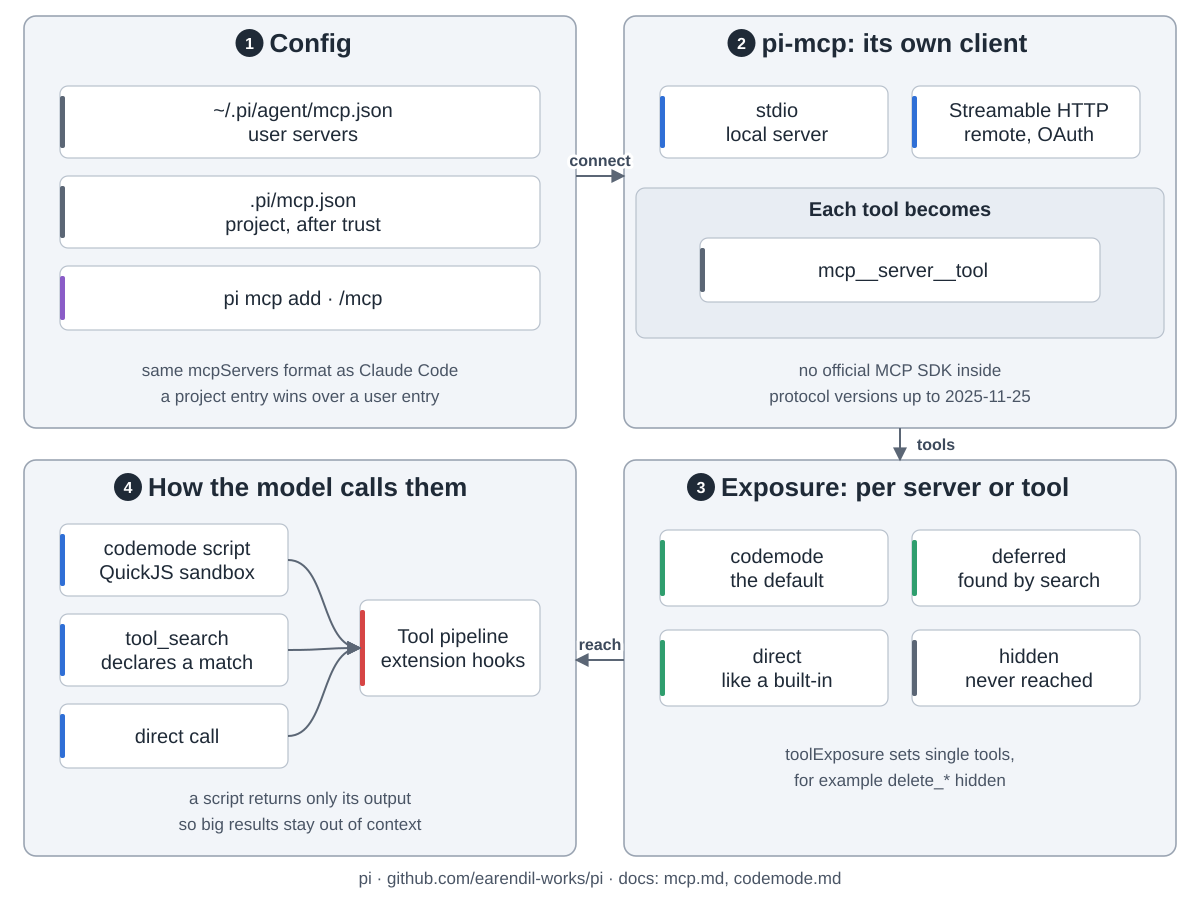

Source code (Python):
"""Pi and MCP: config, its own client, exposure, and how the model reaches MCP tools.  Drawn from the
pi repo (https://github.com/earendil-works/pi, packages/coding-agent/docs/mcp.md, codemode.md, cli.md,
packages/mcp/README.md and src/protocol/types.ts, commit b2b5c42).  Run: python3 mcp.py

Snake order: 1 config (top left) -> 2 pi-mcp client (top right) -> 3 exposure (bottom right)
-> 4 how the model reaches the tools (bottom left)."""
import sys
from pathlib import Path

sys.path.insert(0, str(Path(__file__).resolve().parents[2] / "tools"))
from archdiagram import Diagram  # noqa: E402

d = Diagram("Pi MCP support",
            "1 Config: user servers in ~/.pi/agent/mcp.json, project servers in .pi/mcp.json, read only after "
            "the project is trusted; the same mcpServers format as Claude Code and Cursor; add them with "
            "pi mcp add or manage them with /mcp. 2 pi-mcp is pi's own MCP client, without the official SDK. "
            "It talks stdio to local servers and Streamable HTTP to remote ones, with OAuth sign-in, and "
            "supports protocol versions up to 2025-11-25. Each tool is named mcp__server__tool. "
            "3 Exposure, per server or per tool: codemode (the default), deferred, direct or hidden. "
            "4 The model reaches a codemode tool from a JavaScript script in a QuickJS sandbox, and only the "
            "script's output comes back; a deferred tool after tool_search declares it; a direct tool like a "
            "built-in one. Every call goes through pi's tool pipeline, so the tool-call hooks of an installed extension, such as a permission gate, apply; pi ships no gate itself.")

L, R, W = 24, 624, 552
T1, H1 = 16, 412
T2, H2 = 460, 396

# 1 config
d.group(L, T1, W, H1, "Config", 1)
d.card(L + 36, T1 + 70, "~/.pi/agent/mcp.json|user servers", "data", w=480, h=72)
d.card(L + 36, T1 + 160, ".pi/mcp.json|project, after trust", "data", w=480, h=72)
d.card(L + 36, T1 + 250, "pi mcp add  ·  /mcp", "write", w=480, h=64)
d.note(L + W / 2, T1 + 360, "same mcpServers format as Claude Code")
d.note(L + W / 2, T1 + 386, "a project entry wins over a user entry")

# 2 pi-mcp client
d.group(R, T1, W, H1, "pi-mcp: its own client", 2)
d.card(R + 36, T1 + 70, "stdio|local server", "coding", w=228, h=72)
d.card(R + 288, T1 + 70, "Streamable HTTP|remote, OAuth", "coding", w=228, h=72)
d.sub(R + 12, T1 + 172, W - 24, 150, "Each tool becomes")
d.card(R + 76, T1 + 222, "mcp__server__tool", "data", w=400, h=64)
d.note(R + W / 2, T1 + 360, "no official MCP SDK inside")
d.note(R + W / 2, T1 + 386, "protocol versions up to 2025-11-25")

# 3 exposure
d.group(R, T2, W, H2, "Exposure: per server or tool", 3)
for i, (lbl, k) in enumerate([("codemode|the default", "plan"), ("deferred|found by search", "plan"),
                              ("direct|like a built-in", "plan"), ("hidden|never reached", "data")]):
    d.card(R + 36 + (i % 2) * 252, T2 + 70 + (i // 2) * 100, lbl, k, w=228, h=76)
d.note(R + W / 2, T2 + 300, "toolExposure sets single tools,")
d.note(R + W / 2, T2 + 326, "for example delete_* hidden")

# 4 how the model reaches the tools
d.group(L, T2, W, H2, "How the model calls them", 4)
CX, CWD = L + 36, 228
d.card(CX, T2 + 64, "codemode script|QuickJS sandbox", "coding", w=CWD, h=72)
d.card(CX, T2 + 154, "tool_search|declares a match", "coding", w=CWD, h=72)
d.card(CX, T2 + 244, "direct call", "coding", w=CWD, h=64)
PX = L + 336
d.card(PX, T2 + 140, "Tool pipeline|extension hooks", "review", w=180, h=96)
for y in (T2 + 100, T2 + 190, T2 + 276):
    d.arrow(f"M{CX + CWD} {y}C{CX + CWD + 40} {y} {PX - 40} {T2 + 188} {PX} {T2 + 188}")
d.note(L + W / 2, T2 + 344, "a script returns only its output")
d.note(L + W / 2, T2 + 370, "so big results stay out of context")

# hand-offs, drawn last so they sit on top
d.arrow(f"M{L + W} {T1 + 160}H{R}", label="connect", at=(600, T1 + 150))
d.arrow(f"M{R + W / 2} {T1 + H1}V{T2}", label="tools", at=(R + W / 2 + 36, T1 + H1 + 22))
d.arrow(f"M{R} {T2 + 200}H{L + W}", label="reach", at=(600, T2 + 190))

d.note(600, 884, "pi · github.com/earendil-works/pi · docs: mcp.md, codemode.md")

d.save(Path(__file__).with_name("mcp.svg"))
